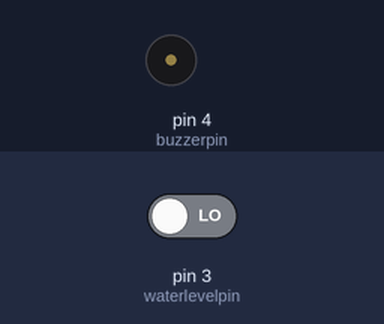
This sketch was run on a simulated Arduino Uno, built with avr-gcc and run on an emulated ATmega328P. On the bench: buzzer (waves = sounding, pin HIGH). Inputs (shaded band) come from the test bench; at power-on: pin 3 (waterlevelpin) LOW.

Above: at 1.2 s.
1.3 s: pin 3 (waterlevelpin) driven HIGH
At 1.6 s:
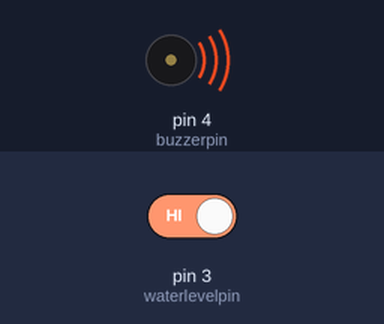
2.8 s: pin 3 (waterlevelpin) driven LOW
At 3.9 s:
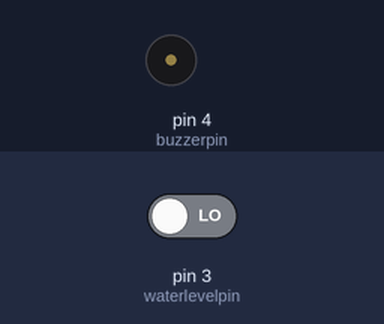
Timing chart, 0 to 5.8 s (numbered marks = the images above; inputs shaded):
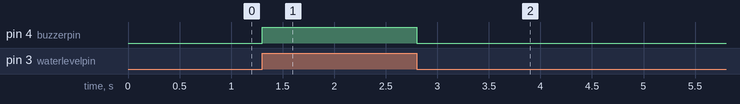

Measured:
- after the input at 1.3 s, pin 4 (buzzerpin): LOW → HIGH at once
- after the input at 2.8 s, pin 4 (buzzerpin): HIGH → LOW at once

The sketch:

waterlevel_prog.ino
```cpp
const int waterlevelpin=3;
const int buzzerpin=4;
int waterlevelstate=0;
void setup() {
  pinMode(buzzerpin,OUTPUT);
  pinMode(waterlevelpin,INPUT);

}

void loop() {
  waterlevelstate=digitalRead(waterlevelpin);
  if (waterlevelstate==1)
  {
    digitalWrite(buzzerpin,HIGH);
  }
  else
  {
   digitalWrite(buzzerpin,LOW);
  }

}
```
